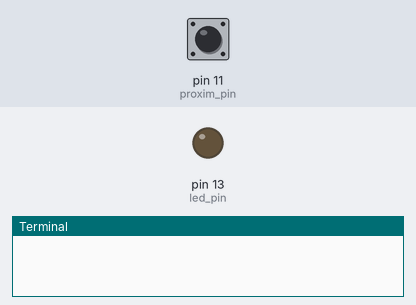
Recording of a program running on a simulated Raspberry Pi (header pin numbers). On the bench: output pins drawn as LEDs (lit = HIGH), the last lines printed to the terminal. Inputs (shaded band) come from the test bench; at power-on: pin 11 (proxim_pin) LOW.

Above: at 1.2 s.
1.3 s: pin 11 (proxim_pin) pulled HIGH for 0.6 s
At 1.9 s:
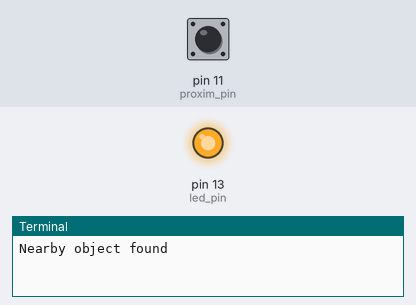
3.5 s: pin 11 (proxim_pin) pulled HIGH for 3.2 s
At 7.8 s:
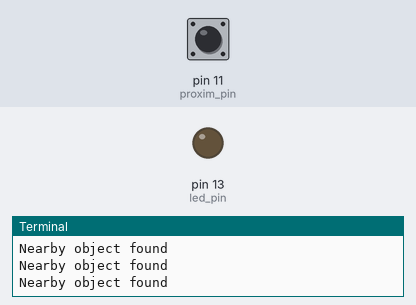
Timing chart, 0 to 9.3 s (numbered marks = the images above; inputs shaded):
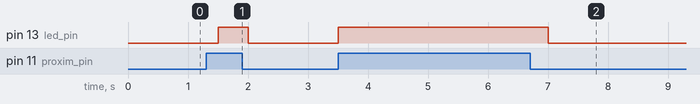

Measured:
- after the input at 1.3 s, pin 13 (led_pin): LOW → HIGH after 0.20 s, → LOW 0.50 s later
- after the input at 3.5 s, pin 13 (led_pin): LOW → HIGH at once, → LOW 3.5 s later

The program:

proximity_alarm.py
```python
import RPi.GPIO as gpio
import time
gpio.setmode(gpio.BOARD)

proxim_pin = 11
led_pin = 13

gpio.setup(proxim_pin, gpio.IN, gpio.PUD_DOWN)
gpio.setup(led_pin, gpio.OUT)

loop_limit = 999999999
loop_count = 0

while loop_count < loop_limit:
    gpio.output(led_pin, False)
    if gpio.input(proxim_pin):
        print('Nearby object found')
        gpio.output(led_pin, True)
    else:
        gpio.output(led_pin, False)
    loop_count +=1
    time.sleep(0.5)
```
